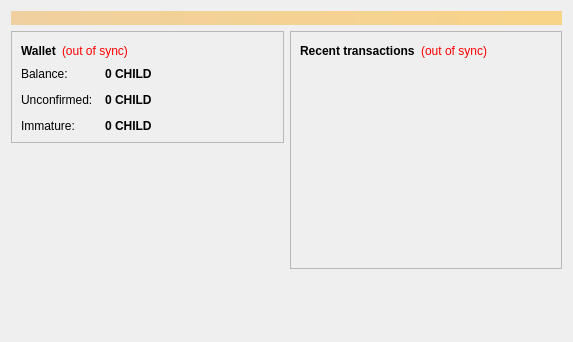
<?xml version="1.0" encoding="UTF-8"?>
<ui version="4.0">
 <class>OverviewPage</class>
 <widget class="QWidget" name="OverviewPage">
  <property name="geometry">
   <rect>
    <x>0</x>
    <y>0</y>
    <width>573</width>
    <height>342</height>
   </rect>
  </property>
  <property name="windowTitle">
   <string>Form</string>
  </property>
  <layout class="QVBoxLayout" name="topLayout">
   <item>
    <widget class="QLabel" name="labelAlerts">
     <property name="visible">
      <bool>false</bool>
     </property>
     <property name="styleSheet">
      <string notr="true">background-color: qlineargradient(x1: 0, y1: 0, x2: 1, y2: 0, stop:0 #F0D0A0, stop:1 #F8D488); color:#000000;</string>
     </property>
     <property name="wordWrap">
      <bool>true</bool>
     </property>
     <property name="margin">
      <number>3</number>
     </property>
    </widget>
   </item>
   <item>
    <layout class="QHBoxLayout" name="horizontalLayout" stretch="1,1">
     <item>
      <layout class="QVBoxLayout" name="verticalLayout_2">
       <item>
        <widget class="QFrame" name="frame">
         <property name="frameShape">
          <enum>QFrame::StyledPanel</enum>
         </property>
         <property name="frameShadow">
          <enum>QFrame::Raised</enum>
         </property>
         <layout class="QVBoxLayout" name="verticalLayout_4">
          <item>
           <layout class="QHBoxLayout" name="horizontalLayout_4">
            <item>
             <widget class="QLabel" name="label_5">
              <property name="font">
               <font>
                <weight>75</weight>
                <bold>true</bold>
               </font>
              </property>
              <property name="text">
               <string>Wallet</string>
              </property>
             </widget>
            </item>
            <item>
             <widget class="QLabel" name="labelWalletStatus">
              <property name="toolTip">
               <string>The displayed information may be out of date. Your wallet automatically synchronizes with the child network after a connection is established, but this process has not completed yet.</string>
              </property>
              <property name="styleSheet">
               <string notr="true">QLabel { color: red; }</string>
              </property>
              <property name="text">
               <string notr="true">(out of sync)</string>
              </property>
              <property name="alignment">
               <set>Qt::AlignLeading|Qt::AlignLeft|Qt::AlignVCenter</set>
              </property>
             </widget>
            </item>
            <item>
             <spacer name="horizontalSpacer_2">
              <property name="orientation">
               <enum>Qt::Horizontal</enum>
              </property>
              <property name="sizeHint" stdset="0">
               <size>
                <width>40</width>
                <height>20</height>
               </size>
              </property>
             </spacer>
            </item>
           </layout>
          </item>
          <item>
           <layout class="QFormLayout" name="formLayout_2">
            <property name="fieldGrowthPolicy">
             <enum>QFormLayout::AllNonFixedFieldsGrow</enum>
            </property>
            <property name="horizontalSpacing">
             <number>12</number>
            </property>
            <property name="verticalSpacing">
             <number>12</number>
            </property>
            <item row="0" column="0">
             <widget class="QLabel" name="label">
              <property name="text">
               <string>Balance:</string>
              </property>
             </widget>
            </item>
            <item row="0" column="1">
             <widget class="QLabel" name="labelBalance">
              <property name="font">
               <font>
                <weight>75</weight>
                <bold>true</bold>
               </font>
              </property>
              <property name="cursor">
               <cursorShape>IBeamCursor</cursorShape>
              </property>
              <property name="toolTip">
               <string>Your current balance</string>
              </property>
              <property name="text">
               <string notr="true">0 CHILD</string>
              </property>
              <property name="textInteractionFlags">
               <set>Qt::LinksAccessibleByMouse|Qt::TextSelectableByKeyboard|Qt::TextSelectableByMouse</set>
              </property>
             </widget>
            </item>
            <item row="1" column="0">
             <widget class="QLabel" name="label_3">
              <property name="text">
               <string>Unconfirmed:</string>
              </property>
             </widget>
            </item>
            <item row="1" column="1">
             <widget class="QLabel" name="labelUnconfirmed">
              <property name="font">
               <font>
                <weight>75</weight>
                <bold>true</bold>
               </font>
              </property>
              <property name="cursor">
               <cursorShape>IBeamCursor</cursorShape>
              </property>
              <property name="toolTip">
               <string>Total of transactions that have yet to be confirmed, and do not yet count toward the current balance</string>
              </property>
              <property name="text">
               <string notr="true">0 CHILD</string>
              </property>
              <property name="textInteractionFlags">
               <set>Qt::LinksAccessibleByMouse|Qt::TextSelectableByKeyboard|Qt::TextSelectableByMouse</set>
              </property>
             </widget>
            </item>
            <item row="2" column="0">
             <widget class="QLabel" name="labelImmatureText">
              <property name="text">
               <string>Immature:</string>
              </property>
             </widget>
            </item>
            <item row="2" column="1">
             <widget class="QLabel" name="labelImmature">
              <property name="font">
               <font>
                <weight>75</weight>
                <bold>true</bold>
               </font>
              </property>
              <property name="toolTip">
               <string>Mined balance that has not yet matured</string>
              </property>
              <property name="text">
               <string notr="true">0 CHILD</string>
              </property>
              <property name="textInteractionFlags">
               <set>Qt::LinksAccessibleByMouse|Qt::TextSelectableByKeyboard|Qt::TextSelectableByMouse</set>
              </property>
             </widget>
            </item>
           </layout>
          </item>
         </layout>
        </widget>
       </item>
       <item>
        <spacer name="verticalSpacer">
         <property name="orientation">
          <enum>Qt::Vertical</enum>
         </property>
         <property name="sizeHint" stdset="0">
          <size>
           <width>20</width>
           <height>40</height>
          </size>
         </property>
        </spacer>
       </item>
      </layout>
     </item>
     <item>
      <layout class="QVBoxLayout" name="verticalLayout_3">
       <item>
        <widget class="QFrame" name="frame_2">
         <property name="frameShape">
          <enum>QFrame::StyledPanel</enum>
         </property>
         <property name="frameShadow">
          <enum>QFrame::Raised</enum>
         </property>
         <layout class="QVBoxLayout" name="verticalLayout">
          <item>
           <layout class="QHBoxLayout" name="horizontalLayout_2">
            <item>
             <widget class="QLabel" name="label_4">
              <property name="text">
               <string>&lt;b&gt;Recent transactions&lt;/b&gt;</string>
              </property>
             </widget>
            </item>
            <item>
             <widget class="QLabel" name="labelTransactionsStatus">
              <property name="toolTip">
               <string>The displayed information may be out of date. Your wallet automatically synchronizes with the child network after a connection is established, but this process has not completed yet.</string>
              </property>
              <property name="styleSheet">
               <string notr="true">QLabel { color: red; }</string>
              </property>
              <property name="text">
               <string notr="true">(out of sync)</string>
              </property>
              <property name="alignment">
               <set>Qt::AlignRight|Qt::AlignTrailing|Qt::AlignVCenter</set>
              </property>
             </widget>
            </item>
            <item>
             <spacer name="horizontalSpacer">
              <property name="orientation">
               <enum>Qt::Horizontal</enum>
              </property>
              <property name="sizeHint" stdset="0">
               <size>
                <width>40</width>
                <height>20</height>
               </size>
              </property>
             </spacer>
            </item>
           </layout>
          </item>
          <item>
           <widget class="QListView" name="listTransactions">
            <property name="styleSheet">
             <string notr="true">QListView { background: transparent; }</string>
            </property>
            <property name="frameShape">
             <enum>QFrame::NoFrame</enum>
            </property>
            <property name="verticalScrollBarPolicy">
             <enum>Qt::ScrollBarAlwaysOff</enum>
            </property>
            <property name="horizontalScrollBarPolicy">
             <enum>Qt::ScrollBarAlwaysOff</enum>
            </property>
            <property name="selectionMode">
             <enum>QAbstractItemView::NoSelection</enum>
            </property>
           </widget>
          </item>
         </layout>
        </widget>
       </item>
       <item>
        <spacer name="verticalSpacer_2">
         <property name="orientation">
          <enum>Qt::Vertical</enum>
         </property>
         <property name="sizeHint" stdset="0">
          <size>
           <width>20</width>
           <height>40</height>
          </size>
         </property>
        </spacer>
       </item>
      </layout>
     </item>
    </layout>
   </item>
  </layout>
 </widget>
 <resources/>
 <connections/>
</ui>
